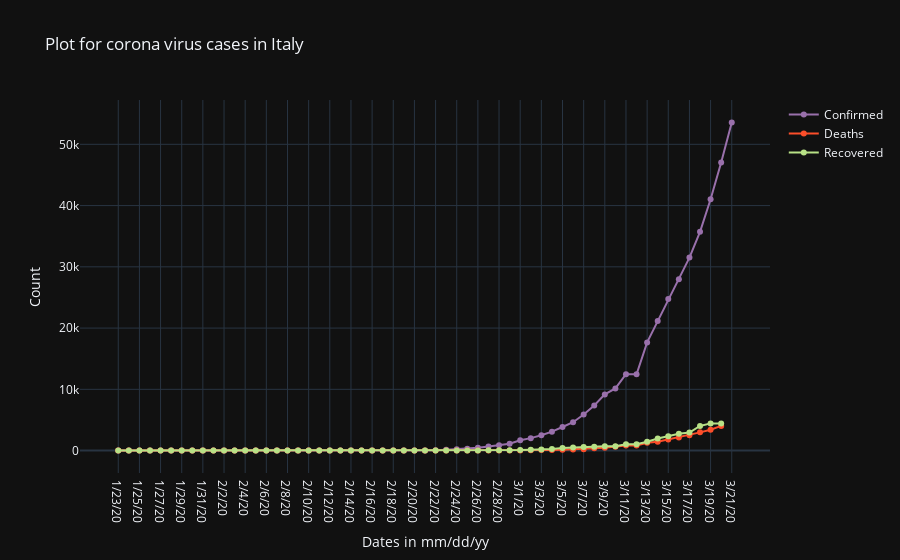

The code cell stored with this chart in its notebook:
### Code cell
(fig_all,cnf_fig,dnf_fig,rnf_fig) = plots_by_country("Italy")
fig_all.show()

### Figure 1 — Plotly figure (JSON) as saved in the notebook; plotly's stock layout.template omitted (floating-point values rounded to 4 significant figures)
{"data": [{"line": {"color": "#9970AB"}, "mode": "lines+markers", "name": "Confirmed", "type": "scatter", "x": ["1/23/20", "1/24/20", "1/25/20", "1/26/20", "1/27/20", "1/28/20", "1/29/20", "1/30/20", "1/31/20", "2/1/20", "2/2/20", "2/3/20", "2/4/20", "2/5/20", "2/6/20", "2/7/20", "2/8/20", "2/9/20", "2/10/20", "2/11/20", "2/12/20", "2/13/20", "2/14/20", "2/15/20", "2/16/20", "2/17/20", "2/18/20", "2/19/20", "2/20/20", "2/21/20", "2/22/20", "2/23/20", "2/24/20", "2/25/20", "2/26/20", "2/27/20", "2/28/20", "2/29/20", "3/1/20", "3/2/20", "3/3/20", "3/4/20", "3/5/20", "3/6/20", "3/7/20", "3/8/20", "3/9/20", "3/10/20", "3/11/20", "3/12/20", "3/13/20", "3/14/20", "3/15/20", "3/16/20", "3/17/20", "3/18/20", "3/19/20", "3/20/20", "3/21/20"], "y": [0, 0, 0, 0, 0, 0, 0, 0, 2, 2, 2, 2, 2, 2, 2, 3, 3, 3, 3, 3, 3, 3, 3, 3, 3, 3, 3, 3, 3, 20, 62, 155, 229, 322, 453, 655, 888, 1128, 1694, 2036, 2502, 3089, 3858, 4636, 5883, 7375, 9172, 10149, 12462, 12462, 17660, 21157, 24747, 27980, 31506, 35713, 41035, 47021, 53578]}, {"line": {"color": "#FC4E2A"}, "mode": "lines+markers", "name": "Deaths", "type": "scatter", "x": ["1/23/20", "1/24/20", "1/25/20", "1/26/20", "1/27/20", "1/28/20", "1/29/20", "1/30/20", "1/31/20", "2/1/20", "2/2/20", "2/3/20", "2/4/20", "2/5/20", "2/6/20", "2/7/20", "2/8/20", "2/9/20", "2/10/20", "2/11/20", "2/12/20", "2/13/20", "2/14/20", "2/15/20", "2/16/20", "2/17/20", "2/18/20", "2/19/20", "2/20/20", "2/21/20", "2/22/20", "2/23/20", "2/24/20", "2/25/20", "2/26/20", "2/27/20", "2/28/20", "2/29/20", "3/1/20", "3/2/20", "3/3/20", "3/4/20", "3/5/20", "3/6/20", "3/7/20", "3/8/20", "3/9/20", "3/10/20", "3/11/20", "3/12/20", "3/13/20", "3/14/20", "3/15/20", "3/16/20", "3/17/20", "3/18/20", "3/19/20", "3/20/20"], "y": [0, 0, 0, 0, 0, 0, 0, 0, 0, 0, 0, 0, 0, 0, 0, 0, 0, 0, 0, 0, 0, 0, 0, 0, 0, 0, 0, 0, 0, 1, 2, 3, 7, 10, 12, 17, 21, 29, 34, 52, 79, 107, 148, 197, 233, 366, 463, 631, 827, 827, 1266, 1441, 1809, 2158, 2503, 2978, 3405, 4032]}, {"line": {"color": "#B8E186"}, "mode": "lines+markers", "name": "Recovered", "type": "scatter", "x": ["1/23/20", "1/24/20", "1/25/20", "1/26/20", "1/27/20", "1/28/20", "1/29/20", "1/30/20", "1/31/20", "2/1/20", "2/2/20", "2/3/20", "2/4/20", "2/5/20", "2/6/20", "2/7/20", "2/8/20", "2/9/20", "2/10/20", "2/11/20", "2/12/20", "2/13/20", "2/14/20", "2/15/20", "2/16/20", "2/17/20", "2/18/20", "2/19/20", "2/20/20", "2/21/20", "2/22/20", "2/23/20", "2/24/20", "2/25/20", "2/26/20", "2/27/20", "2/28/20", "2/29/20", "3/1/20", "3/2/20", "3/3/20", "3/4/20", "3/5/20", "3/6/20", "3/7/20", "3/8/20", "3/9/20", "3/10/20", "3/11/20", "3/12/20", "3/13/20", "3/14/20", "3/15/20", "3/16/20", "3/17/20", "3/18/20", "3/19/20", "3/20/20"], "y": [0, 0, 0, 0, 0, 0, 0, 0, 0, 0, 0, 0, 0, 0, 0, 0, 0, 0, 0, 0, 0, 0, 0, 0, 0, 0, 0, 0, 0, 0, 1, 2, 1, 1, 3, 45, 46, 46, 83, 149, 160, 276, 414, 523, 589, 622, 724, 724, 1045, 1045, 1439, 1966, 2335, 2749, 2941, 4025, 4440, 4440]}], "layout": {"showlegend": true, "title": {"text": "Plot for corona virus cases in Italy"}, "xaxis": {"title": {"text": "Dates in mm/dd/yy"}}, "yaxis": {"title": {"text": "Count"}}}}
